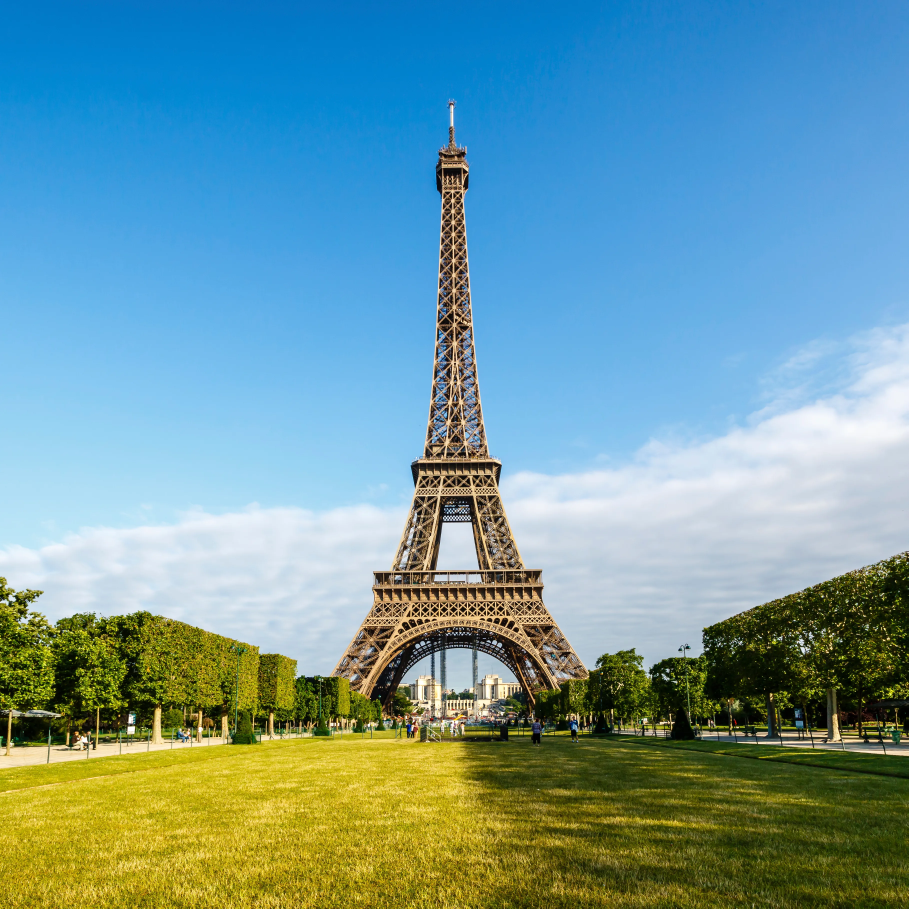
#> input picture data/example_image5.png, 3633 x 3633 px (shown at 1/4 size)
$ python image_prep.py ../data/example_image5.png
#> lines starting #> are read from the running program, lines starting #| are printed output that depends on the picture
#> further down, img is the input picture: PIL image 3633x3633 RGB; mean R, G, B 111.1, 153.6, 159.3
"""Contrast/visibility enhancement for low-contrast images (X-rays, scans, ...).

`percentile_stretch` and `clahe` are pure intensity remapping -- they never
crop or resize, so the output is pixel-for-pixel the same size as the input.
That matters for grounding: a box parsed from a reply against the enhanced
image rescales identically to one against the original, no extra bookkeeping
needed.

`pad_to_square` is the exception: it changes the canvas size (by design), so
callers doing grounding against a padded image need the returned offsets to
map boxes back to the original, unpadded image.

These help two separate things, and it's worth being clear about which is
which:
- A human looking at the saved output -- reclaiming dynamic range a low
  contrast scan wastes on a narrow gray band is a real, direct win for eyes.
- The VLM's own detection accuracy -- these models are trained overwhelmingly
  on natural photos, so there's no guarantee better human-visible contrast
  helps the vision encoder; it can help, hurt, or do nothing depending on the
  model. Treat it as one more thing to A/B against the original, not an
  assumed fix.
"""

from __future__ import annotations

import cv2
import numpy as np
from PIL import Image


def percentile_stretch(image: Image.Image, low: float = 1.0, high: float = 99.0) -> Image.Image:
    """Rescale intensities so the [low, high] percentile range fills [0, 255].

    Cheap, global, robust to outlier pixels (hence percentiles rather than
    min/max). The common fix for a scan that looks uniformly gray because a
    scanner or export step compressed its real dynamic range into a narrow
    band well inside 0-255.

    Args:
        image: Source image, any mode.
        low: Lower percentile clipped to black.
        high: Upper percentile clipped to white.

    Returns:
        A new image, same size and mode as the input. Unchanged (a copy) if
        the image has no usable range at these percentiles (e.g. blank).
    """
#> called with low = 1, high = 99
    arr = np.asarray(image).astype(np.float32)
    lo, hi = np.percentile(arr, low), np.percentile(arr, high)
#> lo = 0; hi = 246
    if hi <= lo:
        return image.copy()
    stretched = np.clip((arr - lo) / (hi - lo) * 255.0, 0, 255).astype(np.uint8)
    return Image.fromarray(stretched, mode=image.mode)


def clahe(
    image: Image.Image, clip_limit: float = 2.0, tile_grid_size: tuple[int, int] = (8, 8)
) -> Image.Image:
    """Apply CLAHE: local, noise-limited contrast enhancement.

    Unlike a global stretch, CLAHE equalizes contrast within local tiles, so
    it can reveal detail in both an over-dark and an over-bright region of
    the SAME image at once -- e.g. a radiograph where soft tissue and bone
    sit in very different intensity bands, which a single global curve can't
    serve well simultaneously.

    Args:
        image: Source image.
        clip_limit: Caps how much any one tile's histogram can be amplified,
            keeping noise from being amplified into visible artifacts. Higher
            = more contrast, more noise.
        tile_grid_size: (rows, cols) of tiles the image is divided into for
            local equalization. Smaller tiles = more local, more noise-prone.

    Returns:
        A new image, same size and mode as the input.
    """
#> called with clip_limit = 2, tile_grid_size = (8, 8)
    clahe_op = cv2.createCLAHE(clipLimit=clip_limit, tileGridSize=tile_grid_size)
    if image.mode == "L":
        return Image.fromarray(clahe_op.apply(np.asarray(image)), mode="L")
    # Color: equalize luminance only (LAB), so hue/saturation aren't distorted.
    lab = cv2.cvtColor(np.asarray(image.convert("RGB")), cv2.COLOR_RGB2LAB)
#> lab: shape (3633, 3633, 3); mean of channels 0, 1, 2 155.9, 122.8, 121.1
    lab[:, :, 0] = clahe_op.apply(lab[:, :, 0])
#> lab: shape (3633, 3633, 3); mean of channels 0, 1, 2 149.7, 122.8, 121.1
    return Image.fromarray(cv2.cvtColor(lab, cv2.COLOR_LAB2RGB), mode="RGB")
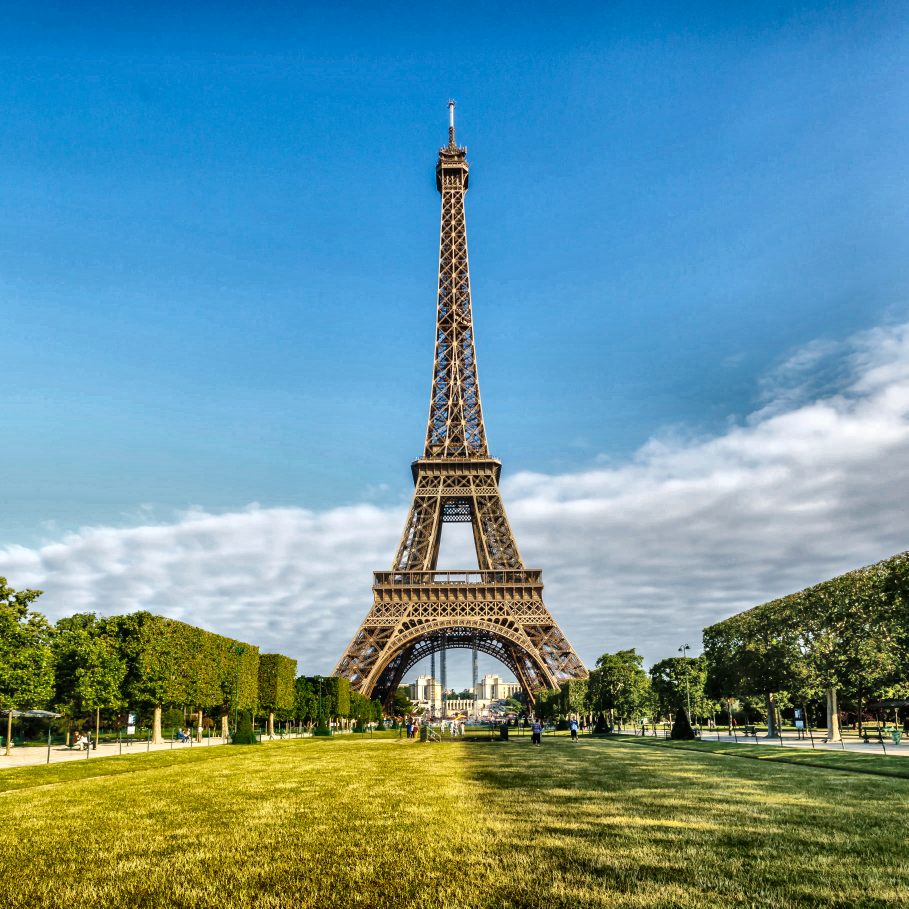
#> returned value: PIL image 3633x3633 RGB (shown at 1/4 size); mean R, G, B 104, 147.1, 154.5


def pad_to_square(image: Image.Image, fill: int | tuple[int, ...] = 0) -> tuple[Image.Image, int, int]:
    """Center `image` on a square canvas sized to its longer side.

    Some models' processors force every input to a square (e.g. by resizing
    to a fixed square input size for the vision encoder), which silently
    stretches a non-square image's aspect ratio and distorts the spatial
    layout the model reasons about -- a real problem for grounding, where the
    model is asked to report *where* something is. Padding to square first,
    the way MedGemma's own localization notebook does, keeps the aspect ratio
    intact; the model instead sees uniform, uninformative padding on two
    sides.

    Args:
        image: Source image, any mode.
        fill: Pixel value for the padding -- an int for single-channel modes,
            an RGB/RGBA tuple otherwise. Defaults to black.

    Returns:
        (padded, x_offset, y_offset): the square image, plus the offset at
        which the original image was placed. Subtract these from coordinates
        read off the padded image (after unnormalizing) to map back to the
        original image's pixel coordinates.
    """
    width, height = image.size
    side = max(width, height)
    x_offset, y_offset = (side - width) // 2, (side - height) // 2
    padded = Image.new(image.mode, (side, side), fill)
    padded.paste(image, (x_offset, y_offset))
    return padded, x_offset, y_offset


if __name__ == "__main__":
    # Quick visual A/B: python image_prep.py <image_path>
    # Writes <stem>_stretch.png and <stem>_clahe.png next to the input.
    import sys
    from pathlib import Path

    src = Path(sys.argv[1])
    img = Image.open(src)
    percentile_stretch(img).save(src.with_name(f"{src.stem}_stretch.png"))
    clahe(img).save(src.with_name(f"{src.stem}_clahe.png"))
    print("wrote", src.with_name(f"{src.stem}_stretch.png"))
    print("wrote", src.with_name(f"{src.stem}_clahe.png"))
